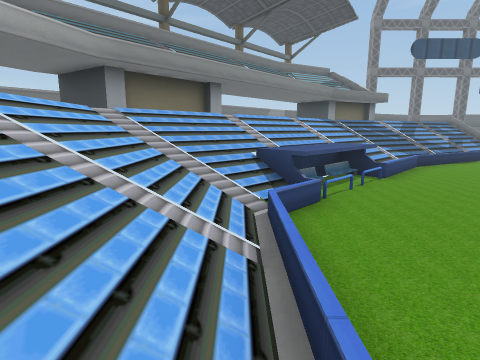
View 1 (above)

24 first-person views from a walk through a 3-D level made in the Unity game engine. The camera is 1.4 m above the floor, tilts 10° down and sees 80° across. The floor is counted in squares, 1 m on a side. Each view is taken from the middle of a square. On the plan, view 1 faces up. The plan holds only what a view shows up to about 14 squares ahead; the rest is blank. The place goes on beyond the plan.

View 2
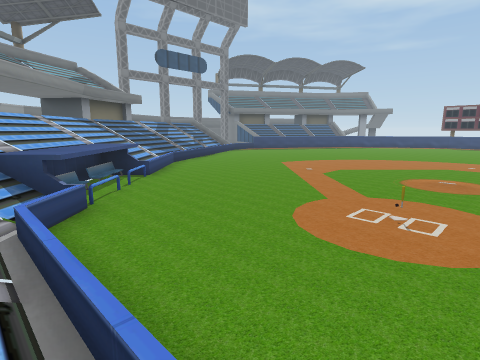

View 3
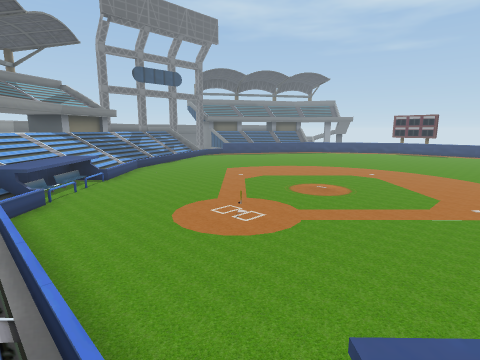

View 4
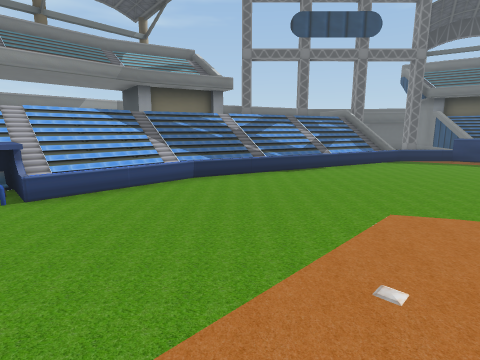

View 5
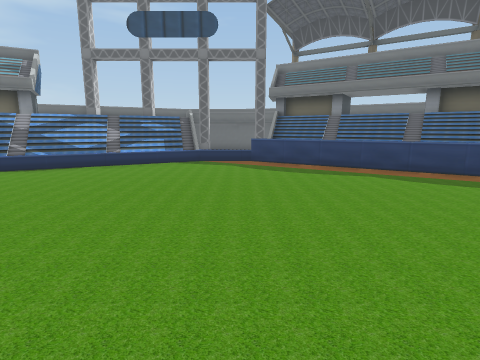

View 6
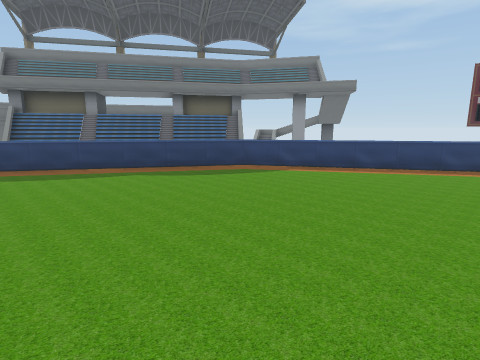

View 7
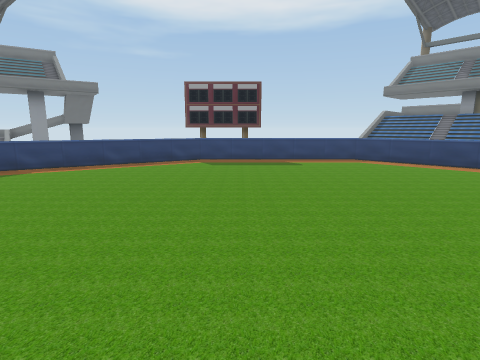

View 8
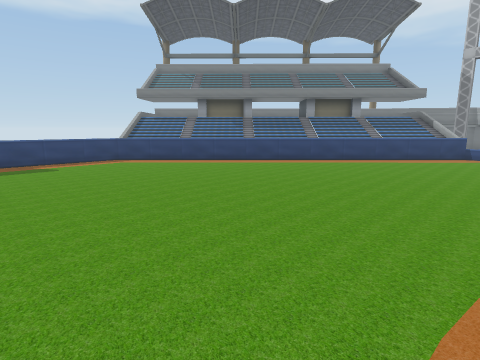

View 9
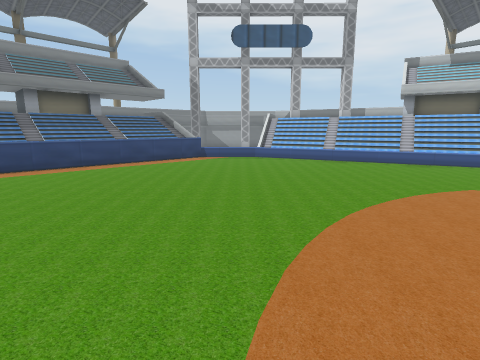

View 10
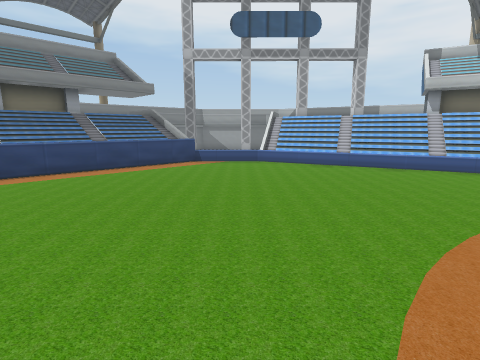

View 11
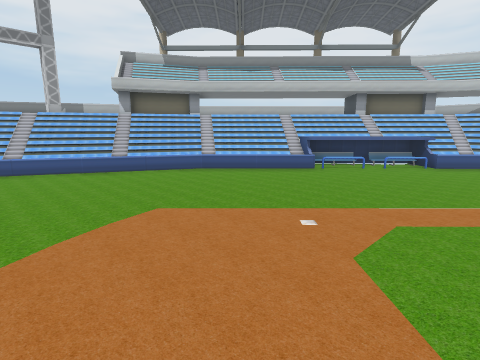

View 12
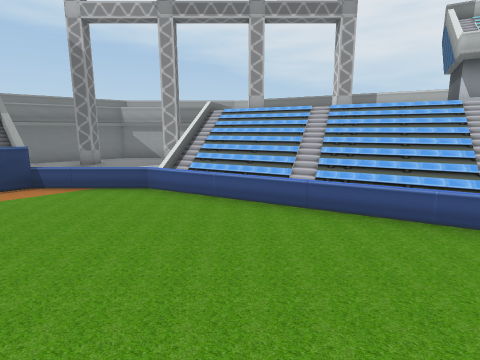

View 13
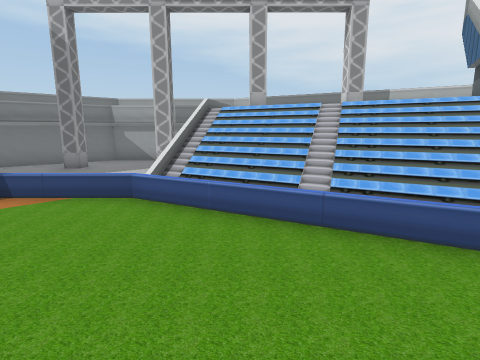

View 14
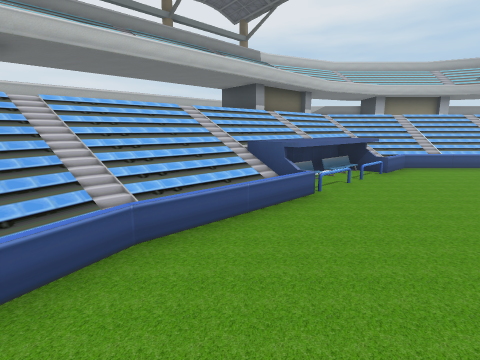

View 15
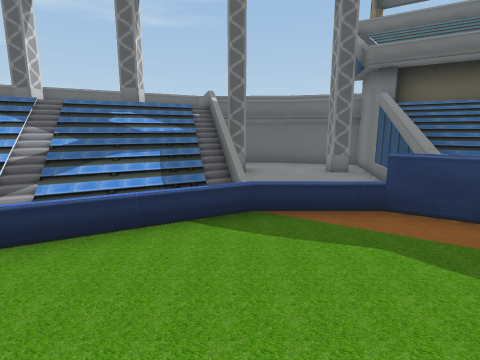

View 16
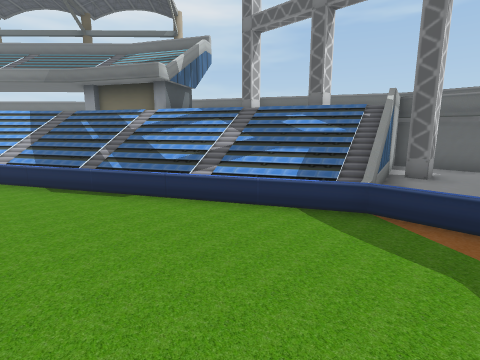

View 17
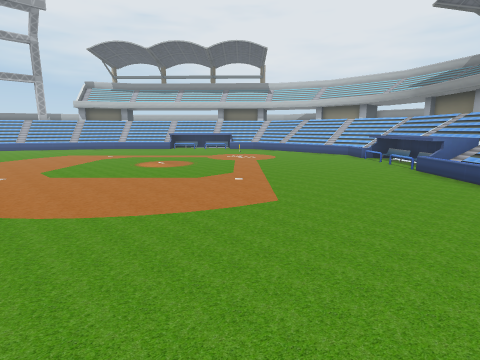

View 18
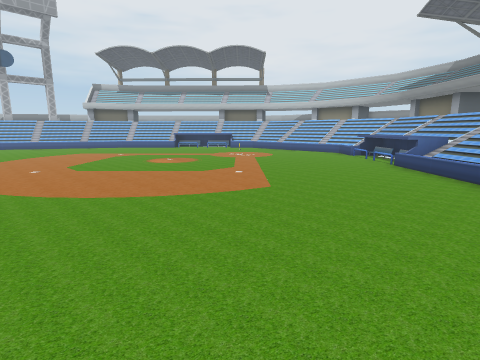

View 19
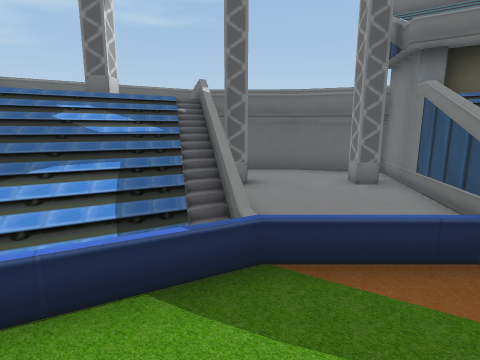

View 20
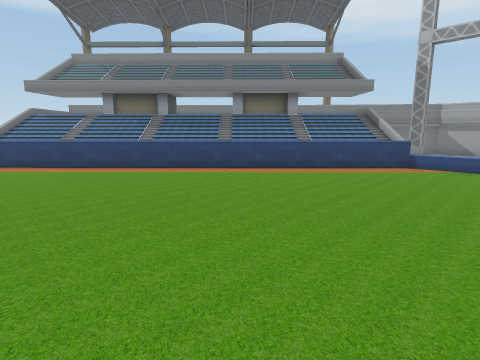

View 21
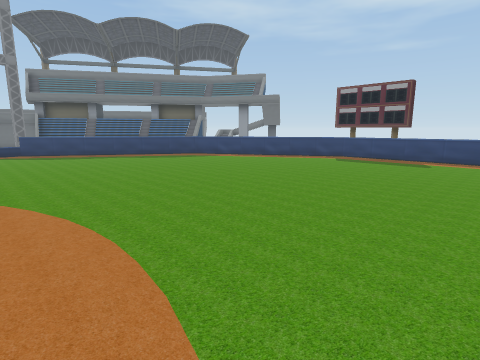

View 22
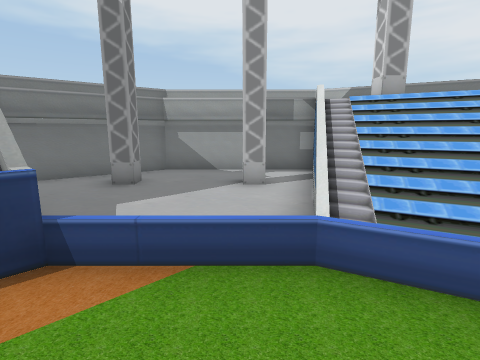

View 23
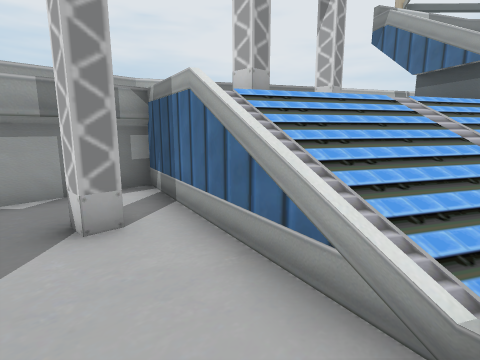

View 24
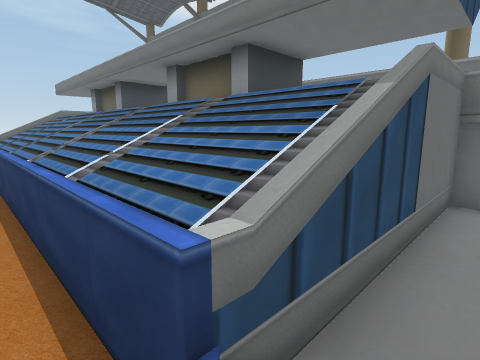

### Floor plan
Key: @ floor where view 1 was taken; # wall or solid block; x gap in a wall; . main floor; : floor 1.25 m higher than the main floor; + floor 2.25 m higher than the main floor; / step, stairs or slope; = window, fence, low wall or low ledge; ^ raised ledge; v drop or lower ground.
Columns run from 5 left of view 1 to 32 right of it. Each row starts with its distance up from view 1.
 25                  #=======
 24                 ===  ++++#
 23                ==   #....#
 22              ==     #....#
 21            #= #     ##..##
 20            ##     +//....#
 19             ##  +////#...^^
 18         ## ^^^+//////=...^^^^
 17          #^^^^//////////^^^^^^
 16           ^^/////////....^^^^^^^
 15          ^#////////.......^^^^^^^
 14         ^^///////...........^^^^^^
 13        ^^//////..............^^^^
 12       ^^/////..................^#
 11    ##^^/////....................=#
 10    #^^///=/.....................=#
  9 #####///##.......................=#
  8 #^^#///##.........................=#
  7   ^///=#..........................=#
  6  ^/////............................=#
  5  ^/////.............................#
  4   ////..............................=
  3   ////..............................#
  2   ////..............................=
  1   ////..............................=
  0   ///@..............................=
 -1   ////..............................=
 -2   /////.............................=
 -3  ^//////...........................^^#
 -4   #////=..........................^^^^
 -5   ##///:#........................^^^^^
 -6   ###///:#......................^^^^^
 -7    ###///:#....................^^^^^
 -8     #^^/////..................^^^^^
 -9     # ^^/////................^^^^^
-10     #  ^^//////.............^^^^^
-11         ^^///////..........^^^^^
-12          ^^////////.......^^^^^
-13           ^^#////////....^^^^^
-14            ^^^//////////^^^^^^#
-15            ^^^+//////=...^^^^ #
-16             ##  +////#....^#  #
-17            ##     +//......####
-18             #=    # #x...#..##
-19             #==     #.....v#=
-20                ==   #.....===
-21                  == +++++===
-22                    =======#

Positions as (right, up) in squares from view 1, and headings:
1: (0, 0), facing up
2: (0, 0), facing up-right
3: (0, -4), facing up-right
4: (9, 4), facing up
5: (18, 4), facing up
6: (18, 4), facing up-right
7: (17, 3), facing right
8: (17, 3), facing down-right
9: (17, 1), facing down
10: (17, -1), facing down
11: (14, -1), facing down-left
12: (14, -7), facing down
13: (14, -8), facing down
14: (11, -8), facing left
15: (16, 12), facing up
16: (18, 12), facing up-left
17: (16, 12), facing down-left
18: (17, 13), facing down-left
19: (16, 14), facing up
20: (16, -2), facing down-right
21: (16, -2), facing up-right
22: (17, -11), facing down
23: (18, -14), facing down-left
24: (18, -14), facing right
